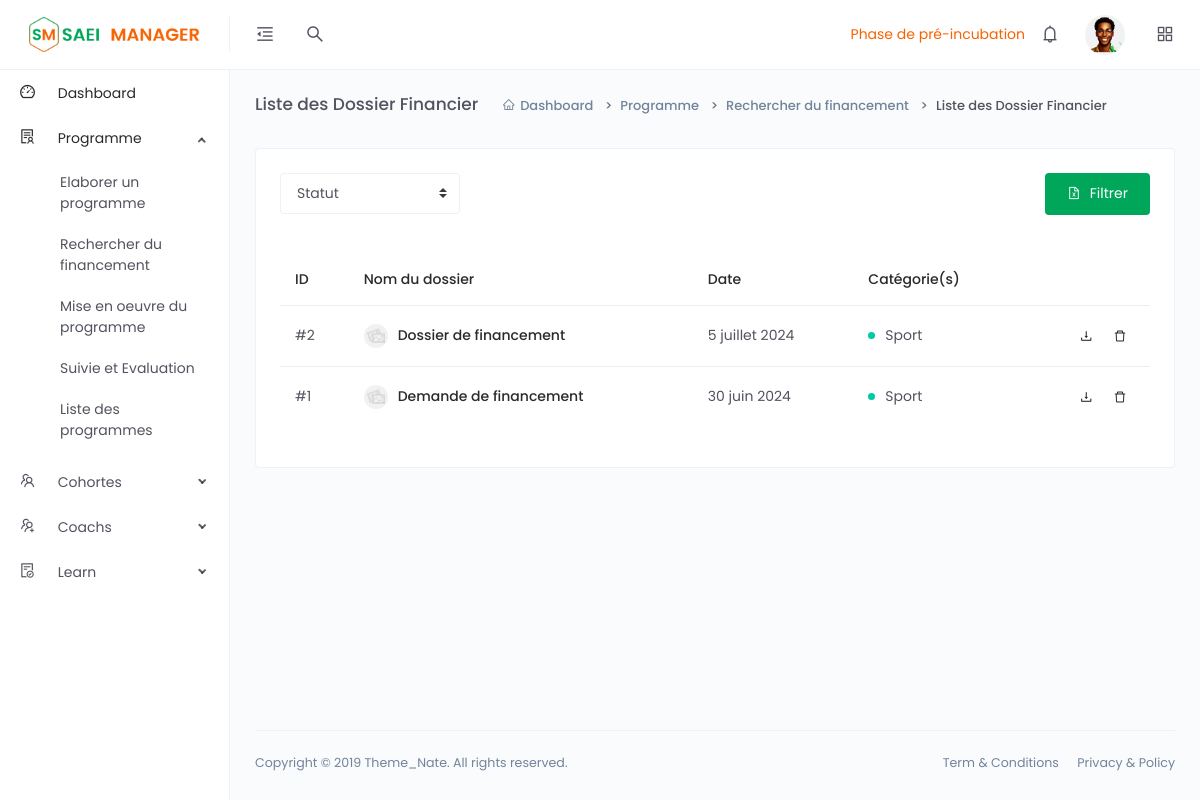
Page /list-dossier.php (signed in) on the committed database.
### tables this page shows
CREATE TABLE `dossier_financier` (
  `id` int(11) NOT NULL,
  `nomDossier` varchar(500) NOT NULL,
  `categorieDossier` varchar(500) NOT NULL,
  `description` text NOT NULL,
  `dateDossier` varchar(500) NOT NULL
);

### list-dossier.php (the view, shortened to what this page needs)
<?php
    $connect = DataBase::connect();
?>
<!DOCTYPE html>
<html lang="en">
<head>
    <link href="assets/vendors/datatables/dataTables.bootstrap.min.css" rel="stylesheet">
    <link href="assets/css/app.min.css" rel="stylesheet">
</head>
<body>
    <div class="app">
        <div class="layout">
            <?php if(!empty($_SESSION)){ ?>
                <?php require 'headerSAEI.php'; ?>
            <?php }else{ header('Location: connexion.php'); } ?>
            <?php require 'side_nav.php'; ?>
            <div class="page-container">
                <div class="main-content">
                    <div class="page-header">
                        <h2 class="header-title">Liste des Dossier Financier</h2>
                        <div class="header-sub-title">
                            <nav class="breadcrumb breadcrumb-dash">
                                <a href="dashboardSAEI.php" class="breadcrumb-item"><i class="anticon anticon-home m-r-5"></i>Dashboard</a>
                                <a class="breadcrumb-item" href="#">Programme</a>
                                <a class="breadcrumb-item" href="rechercher-finance.php">Rechercher du financement</a>
                                <span class="breadcrumb-item active">Liste des Dossier Financier</span>
                            </nav>
                        </div>
                    </div>
                    <div class="card">
                        <div class="card-body">
                            <div class="row m-b-30">
                                <div class="col-lg-8">
                                    <div class="d-md-flex">
                                        <div class="m-b-10">
                                            <select class="custom-select" style="min-width: 180px;">
                                                <option selected>Statut</option>
                                            </select>
                                        </div>
                                    </div>
                                </div>
                                <div class="col-lg-4 text-right">
                                    <button class="btn btn-green">
                                        <i class="anticon anticon-file-excel m-r-5"></i>
                                        <span>Filtrer</span>
                                    </button>
                                </div>
                            </div>
                            <div class="table-responsive">
                                <table class="table table-hover">
                                    <thead>
                                        <tr>
                                            <th>ID</th>
                                            <th>Nom du dossier</th>
                                            <th>Date</th>
                                            <th>Catégorie(s)</th>
                                            <th></th>
                                        </tr>
                                    </thead>
                                    <tbody>
                                        <?php
                                            $requete = $connect->prepare("SELECT * FROM dossier_financier ORDER BY id DESC;");
                                            $requete->execute();
                                            while($dossier = $requete->fetch()){
                                        ?>
                                        <tr>
                                            <td>
                                                #<?= $dossier['id'] ?>
                                            </td>
                                            <td>
                                                <div class="d-flex align-items-center">
                                                    <div class="avatar avatar-image avatar-sm m-r-10">
                                                        <img src="assets/images/avatars/thumb-1.jpg" alt="">
                                                    </div>
                                                    <h6 class="m-b-0"><?= $dossier['nomDossier'] ?></h6>
                                                </div>
                                            </td>
                                            <td><?= $dossier['dateDossier'] ?></td>
                                            <td>
                                                <div class="d-flex align-items-center">
                                                    <div class="badge badge-success badge-dot m-r-10"></div>
                                                    <div><?= $dossier['categorieDossier'] ?></div>
                                                </div>
                                            </td>
                                            <td class="text-right">
                                                <a href="#" class="doc" data-id="<?= $dossier['id'] ?>" data-titre="<?= $dossier['nomDossier'] ?>">
                                                    <button class="btn btn-icon btn-hover btn-sm btn-rounded pull-right">
                                                        <i class="anticon anticon-download"></i>
                                                    </button>
                                                </a>
                                                <a href="list-dossier.php?id=<?= $dossier['id'] ?>">
                                                    <button class="btn btn-icon btn-hover btn-sm btn-rounded pull-right">
                                                        <i class="anticon anticon-delete"></i>
                                                    </button>
                                                </a>
                                            </td>
                                        </tr>
                                        <?php } ?>
                                    </tbody>
                                </table>
                            </div>
                        </div>
                    </div>
                </div>
                <footer class="footer">
                    <div class="footer-content">
                        <p class="m-b-0">Copyright © 2019 Theme_Nate. All rights reserved.</p>
                        <span>
                            <a href="" class="text-gray m-r-15">Term &amp; Conditions</a>
                            <a href="" class="text-gray">Privacy &amp; Policy</a>
                        </span>
                    </div>
                </footer>
            </div>
        </div>
    </div>
</body>
</html>

### headerSAEI.php (style rules this page uses)
a { color: black; text-decoration: none; }
.btn-green { background-color: #00A65A; color: white; border: 2px solid transparent; }

### rows in the picture
dossier_financier: id "2", nomDossier "Dossier de financement", dateDossier "5 juillet 2024", categorieDossier "Sport"
dossier_financier: id "1", nomDossier "Demande de financement", dateDossier "30 juin 2024", categorieDossier "Sport"

### other values in the picture
$_SESSION['phaseAccompagnement'] "Phase de pré-incubation"
